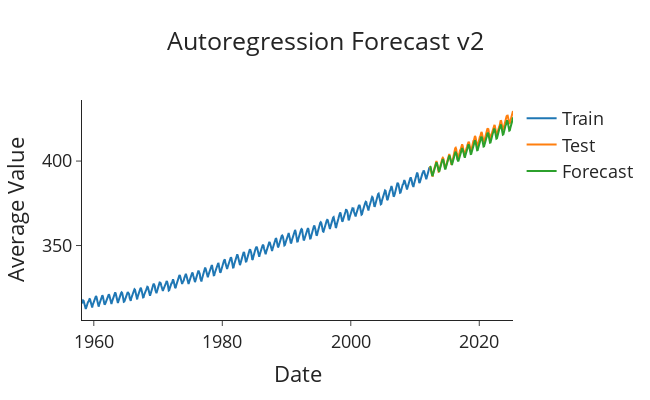

The notebook cell saved with this chart:
### Markdown cell above
---

<br>

### Esplorazione di un Modello AutoReg Alternativo con Gestione Interna della Stagionalità (v2)

Come ulteriore esplorazione, è stato testato un approccio alternativo per la modellazione autoregressiva, dove la stagionalità viene gestita parzialmente dal modello `AutoReg` stesso, invece di essere completamente rimossa tramite differenziazione prima dell'addestramento.

### Code cell
# Find best AR order using the twice-differenced series
selector = ar_select_order(train['diff_seasonal_regular'].dropna(), maxlag=12)
print(f"Selected AR lags: {selector.ar_lags}")

# Build AR model on seasonally differenced data with seasonal dummies
model = AutoReg(
    train['diff_seasonal'].dropna(),
    lags=selector.ar_lags,
    seasonal=True,  # Use seasonal dummies
    period=12       # Monthly data
).fit()

# Generate forecasts
diff_forecasts = model.forecast(steps=len(test))

# Undo the seasonal differencing directly (simpler than before)
boxcox_forecasts = []
for i, diff_forecast in enumerate(diff_forecasts):
    if i < 12:  # Use actual values for first 12 steps
        idx = len(train) - 12 + i
        boxcox_forecast = diff_forecast + train['BoxCox_average'].iloc[idx]
    else:  # Use forecasted values for subsequent steps
        boxcox_forecast = diff_forecast + boxcox_forecasts[i-12]
    boxcox_forecasts.append(boxcox_forecast)

# Finally, invert the Box-Cox transformation
forecasts = inv_boxcox(boxcox_forecasts, lambda0)


# Plot the forecasts
def plot_forecasts(forecasts, title):
    fig = go.Figure()
    fig.add_trace(go.Scatter(x=train.index, y=train['average'], name='Train'))
    fig.add_trace(go.Scatter(x=test.index, y=test['average'], name='Test'))
    fig.add_trace(go.Scatter(x=test.index, y=forecasts, name='Forecast'))
    fig.update_layout(template="simple_white", font=dict(size=18), title_text=title,
                      width=650, title_x=0.5, height=400, xaxis_title='Date',
                      yaxis_title='Average Value')
    return fig.show()

plot_forecasts(forecasts, 'Autoregression Forecast v2')

mean_abs_err=(np.abs(forecasts-test['average'])/test['average']).mean()
print(f'Mean absolute error: {mean_abs_err}')

### Figure 1 — Plotly figure (JSON) as saved in the notebook; plotly's stock layout.template omitted (floating-point values rounded to 4 significant figures; data arrays with more than 128 entries replaced by an {"elided": "..."} marker saying what was removed)
{"data": [{"name": "Train", "type": "scatter", "x": {"elided": "650 str values"}, "y": {"elided": "650 float values"}}, {"name": "Test", "type": "scatter", "x": {"elided": "156 str values"}, "y": {"elided": "156 float values"}}, {"name": "Forecast", "type": "scatter", "x": {"elided": "156 str values"}, "y": {"elided": "156 float values"}}], "layout": {"font": {"size": 18}, "height": 400, "title": {"text": "Autoregression Forecast v2", "x": 0.5}, "width": 650, "xaxis": {"title": {"text": "Date"}}, "yaxis": {"title": {"text": "Average Value"}}}}
